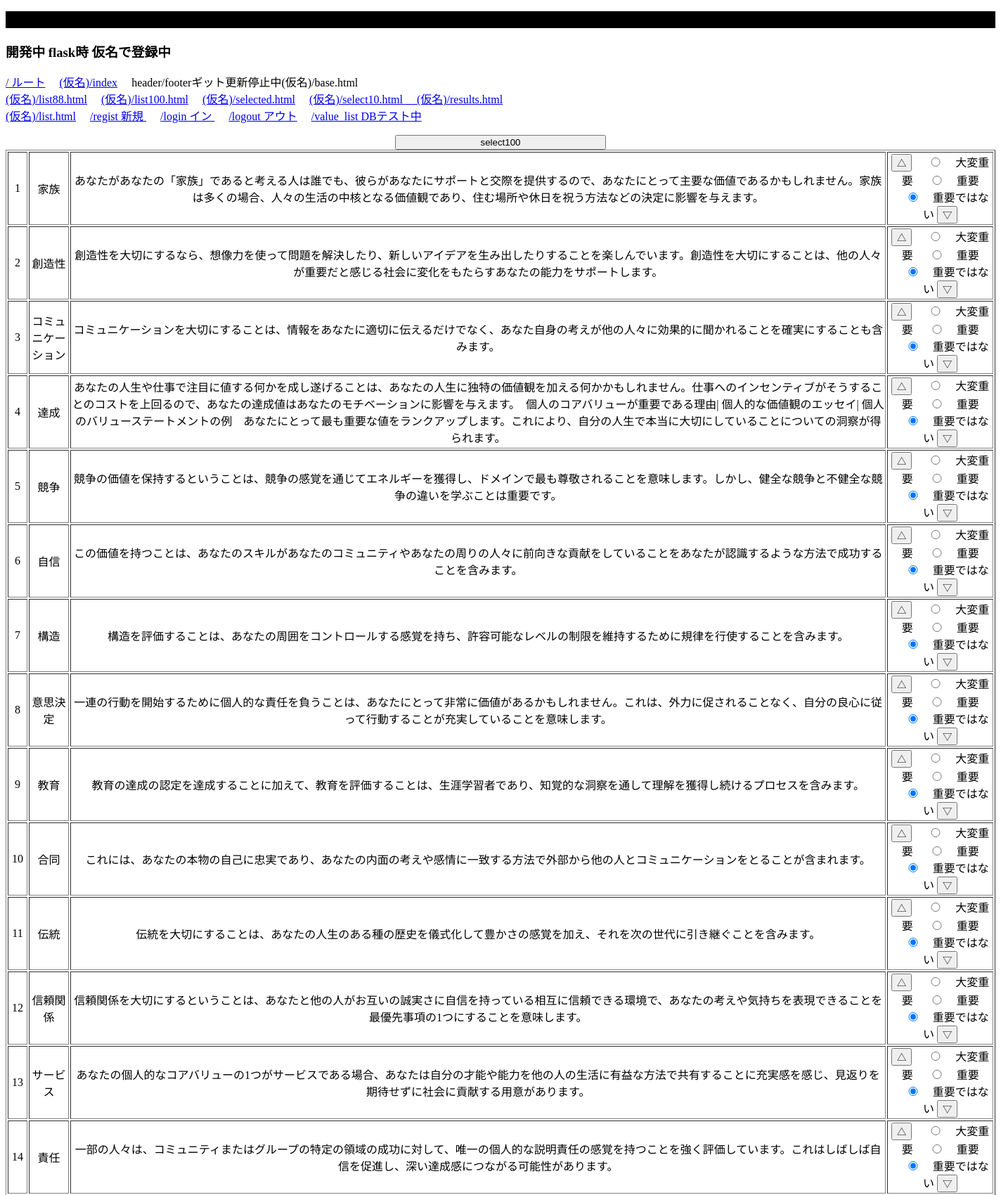
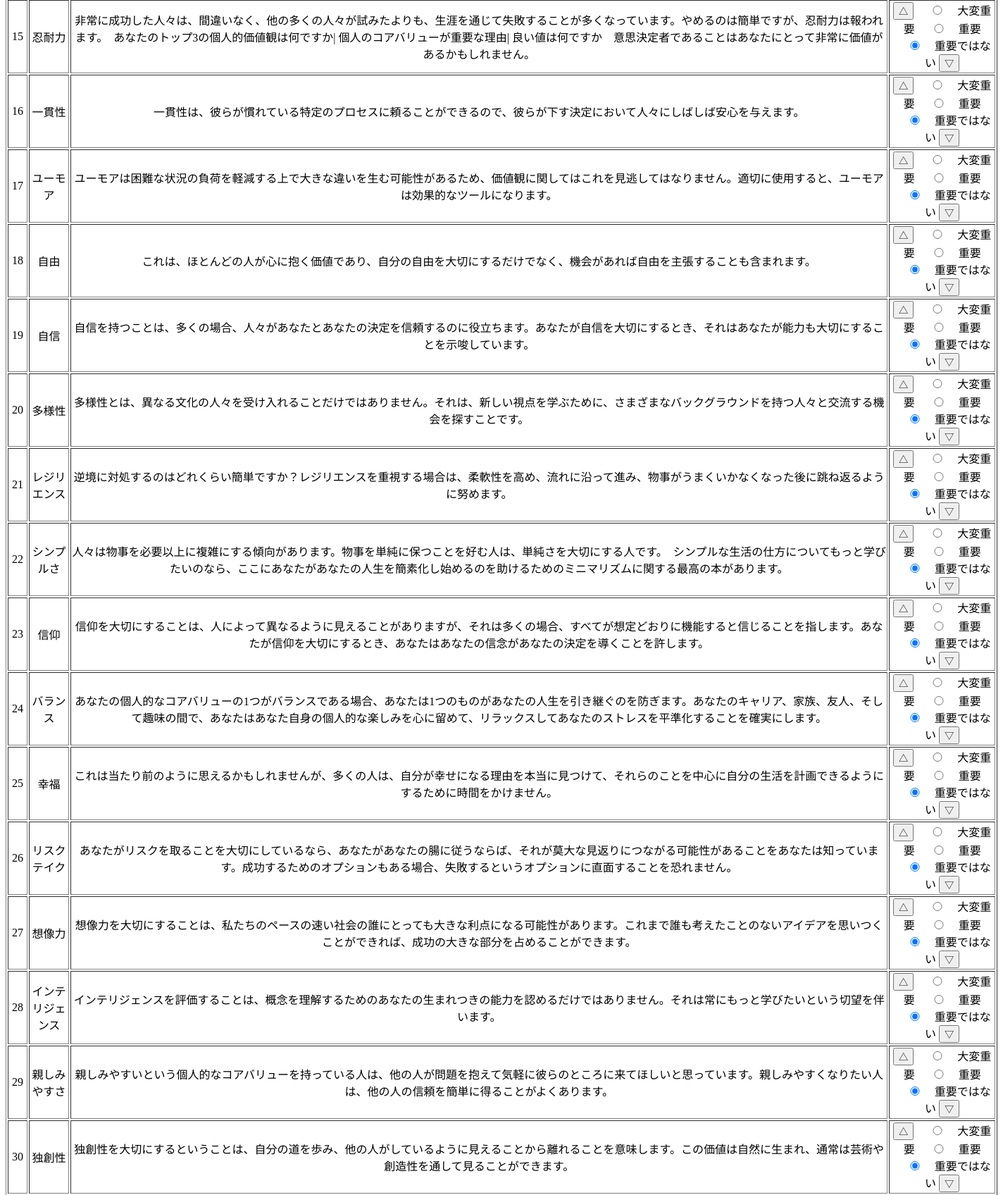
Page /value_list (signed in, upper part) on the committed database (2 pictures, top to bottom).
### tables this page shows
CREATE TABLE "values100" (
	"id"	INTEGER,
	"value"	TEXT,
	"explanation"	TEXT,
	PRIMARY KEY("id" AUTOINCREMENT)
);

### app.py (the view)
@app.route("/value_list",methods=["GET"])
def value_list():
    if "user_id" in session:
        user_id=session["user_id"]
        conn=sqlite3.connect("myvalues.db")
        c=conn.cursor()
        c.execute("Select id,value,explanation From values100;")
        value_list=[]
        for row in c.fetchall():
            value_list.append({"id":row[0],"task":row[1],"explanation":row[2]})
        c.close()
        conn.close()
        return render_template("value_list.html",value_list=value_list,)
    else:
        return redirect("/login")

### templates/value_list.html (shortened to what this page needs)
{% extends "base.html" %}
{% block content %}
<form action="/value_list" id="list100form" style="text-align:center;" method="post">
    <input type="submit" value="select100" name="select100" style="width:300px;">
    <table border="1">
        {% for item in value_list %}
        <tr class="value_container">
            <td>{{item['id']}}</td>
            <td>{{item['task']}}</td>
            <td>{{item['explanation']}}</td>
            <td>
                <input type="button" class="rowup" value="△">
                <label><input type="radio" style="width: 50px;" name="r{{item['id']}}" value="2">大変重要</label>
                <label><input type="radio" style="width: 50px;" name="r{{item['id']}}" value="1">重要</label>
                <label><input type="radio" style="width: 50px;" name="r{{item['id']}}" value="0" checked>重要ではない</label>
                <input type="button" class="rowdown" value="▽">
            </td>
        </tr>
        {% endfor %}
    </table>
</form>
{% endblock %}

### rows in the picture
values100: id "1", task "家族", explanation "あなたがあなたの「家族」であると考える人は誰でも、彼らがあなたにサポートと交際を提供するので、あなたにとって主要な価値であるかもしれません。家族は多くの場合、人々の生活の中核となる価値観であり、住む場所や休日を祝う方法などの決定に影響を与えます。"
values100: id "2", task "創造性", explanation "創造性を大切にするなら、想像力を使って問題を解決したり、新しいアイデアを生み出したりすることを楽しんでいます。創造性を大切にすることは、他の人々が重要だと感じる社会に変化をもたらすあなたの能力をサポートします。"
values100: id "3", task "コミュニケーション", explanation "コミュニケーションを大切にすることは、情報をあなたに適切に伝えるだけでなく、あなた自身の考えが他の人々に効果的に聞かれることを確実にすることも含みます。"
values100: id "4", task "達成", explanation "あなたの人生や仕事で注目に値する何かを成し遂げることは、あなたの人生に独特の価値観を加える何かかもしれません。仕事へのインセンティブがそうすることのコストを上回るので、あなたの達成値はあなたのモチベーションに影響を与えます。 個人のコアバリューが重要である理由| 個人的な価値観のエッセイ| 個人のバリューステートメントの例 あなたにとって最も重要な値をランクアップします。これにより、自分の人生で本当に大切にしていることについての洞察が得られます。"
values100: id "5", task "競争", explanation "競争の価値を保持するということは、競争の感覚を通じてエネルギーを獲得し、ドメインで最も尊敬されることを意味します。しかし、健全な競争と不健全な競争の違いを学ぶことは重要です。"
values100: id "6", task "自信", explanation "この価値を持つことは、あなたのスキルがあなたのコミュニティやあなたの周りの人々に前向きな貢献をしていることをあなたが認識するような方法で成功することを含みます。"
values100: id "7", task "構造", explanation "構造を評価することは、あなたの周囲をコントロールする感覚を持ち、許容可能なレベルの制限を維持するために規律を行使することを含みます。"
values100: id "8", task "意思決定", explanation "一連の行動を開始するために個人的な責任を負うことは、あなたにとって非常に価値があるかもしれません。これは、外力に促されることなく、自分の良心に従って行動することが充実していることを意味します。"
values100: id "9", task "教育", explanation "教育の達成の認定を達成することに加えて、教育を評価することは、生涯学習者であり、知覚的な洞察を通して理解を獲得し続けるプロセスを含みます。"
values100: id "10", task "合同", explanation "これには、あなたの本物の自己に忠実であり、あなたの内面の考えや感情に一致する方法で外部から他の人とコミュニケーションをとることが含まれます。"
values100: id "11", task "伝統", explanation "伝統を大切にすることは、あなたの人生のある種の歴史を儀式化して豊かさの感覚を加え、それを次の世代に引き継ぐことを含みます。"
values100: id "12", task "信頼関係", explanation "信頼関係を大切にするということは、あなたと他の人がお互いの誠実さに自信を持っている相互に信頼できる環境で、あなたの考えや気持ちを表現できることを最優先事項の1つにすることを意味します。"
values100: id "13", task "サービス", explanation "あなたの個人的なコアバリューの1つがサービスである場合、あなたは自分の才能や能力を他の人の生活に有益な方法で共有することに充実感を感じ、見返りを期待せずに社会に貢献する用意があります。"
values100: id "14", task "責任", explanation "一部の人々は、コミュニティまたはグループの特定の領域の成功に対して、唯一の個人的な説明責任の感覚を持つことを強く評価しています。これはしばしば自信を促進し、深い達成感につながる可能性があります。"
values100: id "15", task "忍耐力", explanation "非常に成功した人々は、間違いなく、他の多くの人々が試みたよりも、生涯を通じて失敗することが多くなっています。やめるのは簡単ですが、忍耐力は報われます。 あなたのトップ3の個人的価値観は何ですか| 個人のコアバリューが重要な理由| 良い値は何ですか 意思決定者であることはあなたにとって非常に価値があるかもしれません。"
values100: id "16", task "一貫性", explanation "一貫性は、彼らが慣れている特定のプロセスに頼ることができるので、彼らが下す決定において人々にしばしば安心を与えます。"
values100: id "17", task "ユーモア", explanation "ユーモアは困難な状況の負荷を軽減する上で大きな違いを生む可能性があるため、価値観に関してはこれを見逃してはなりません。適切に使用すると、ユーモアは効果的なツールになります。"
values100: id "18", task "自由", explanation "これは、ほとんどの人が心に抱く価値であり、自分の自由を大切にするだけでなく、機会があれば自由を主張することも含まれます。"
values100: id "19", task "自信", explanation "自信を持つことは、多くの場合、人々があなたとあなたの決定を信頼するのに役立ちます。あなたが自信を大切にするとき、それはあなたが能力も大切にすることを示唆しています。"
values100: id "20", task "多様性", explanation "多様性とは、異なる文化の人々を受け入れることだけではありません。それは、新しい視点を学ぶために、さまざまなバックグラウンドを持つ人々と交流する機会を探すことです。"
values100: id "21", task "レジリエンス", explanation "逆境に対処するのはどれくらい簡単ですか？レジリエンスを重視する場合は、柔軟性を高め、流れに沿って進み、物事がうまくいかなくなった後に跳ね返るように努めます。"
values100: id "22", task "シンプルさ", explanation "人々は物事を必要以上に複雑にする傾向があります。物事を単純に保つことを好む人は、単純さを大切にする人です。 シンプルな生活の仕方についてもっと学びたいのなら、ここにあなたがあなたの人生を簡素化し始めるのを助けるためのミニマリズムに関する最高の本があります。"
values100: id "23", task "信仰", explanation "信仰を大切にすることは、人によって異なるように見えることがありますが、それは多くの場合、すべてが想定どおりに機能すると信じることを指します。あなたが信仰を大切にするとき、あなたはあなたの信念があなたの決定を導くことを許します。"
values100: id "24", task "バランス", explanation "あなたの個人的なコアバリューの1つがバランスである場合、あなたは1つのものがあなたの人生を引き継ぐのを防ぎます。あなたのキャリア、家族、友人、そして趣味の間で、あなたはあなた自身の個人的な楽しみを心に留めて、リラックスしてあなたのストレスを平準化することを確実にします。"
values100: id "25", task "幸福", explanation "これは当たり前のように思えるかもしれませんが、多くの人は、自分が幸せになる理由を本当に見つけて、それらのことを中心に自分の生活を計画できるようにするために時間をかけません。"
values100: id "26", task "リスクテイク", explanation "あなたがリスクを取ることを大切にしているなら、あなたがあなたの腸に従うならば、それが莫大な見返りにつながる可能性があることをあなたは知っています。成功するためのオプションもある場合、失敗するというオプションに直面することを恐れません。"
values100: id "27", task "想像力", explanation "想像力を大切にすることは、私たちのペースの速い社会の誰にとっても大きな利点になる可能性があります。これまで誰も考えたことのないアイデアを思いつくことができれば、成功の大きな部分を占めることができます。"
values100: id "28", task "インテリジェンス", explanation "インテリジェンスを評価することは、概念を理解するためのあなたの生まれつきの能力を認めるだけではありません。それは常にもっと学びたいという切望を伴います。"
values100: id "29", task "親しみやすさ", explanation "親しみやすいという個人的なコアバリューを持っている人は、他の人が問題を抱えて気軽に彼らのところに来てほしいと思っています。親しみやすくなりたい人は、他の人の信頼を簡単に得ることがよくあります。"
values100: id "30", task "独創性", explanation "独創性を大切にするということは、自分の道を歩み、他の人がしているように見えることから離れることを意味します。この価値は自然に生まれ、通常は芸術や創造性を通して見ることができます。"
